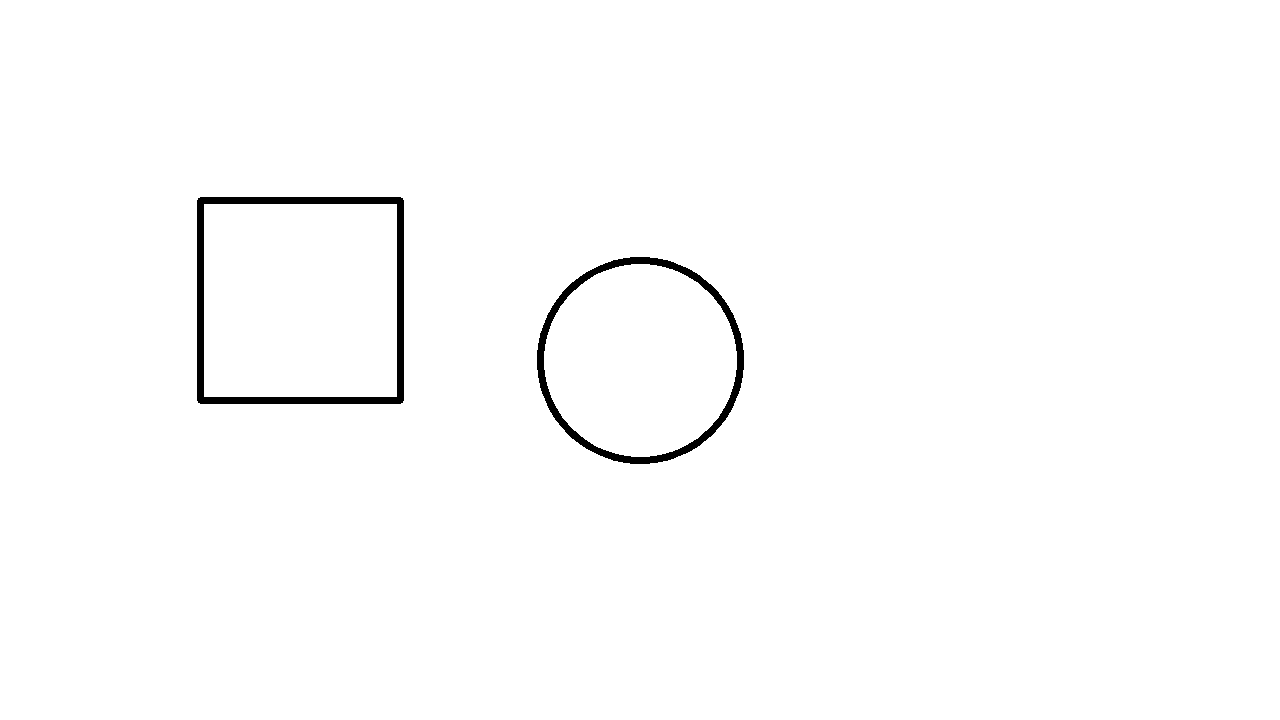
#> input picture test_app_input.png, 1280 x 720 px
$ python -i vectorize.py   (imports and definitions only)
#> lines starting #> are read from the running program, lines starting #| are printed output that depends on the picture; after the words box and inside, x2 and y2 are one past the last pixel; in counts of white or black regions, pixels touching at a corner belong together

import cv2
import numpy as np
from dataclasses import dataclass
from typing import List, Tuple, Optional

@dataclass
class Path:
    points: List[Tuple[int, int]] # List of (x, y) tuples
    is_closed: bool = False
    area: float = 0.0

class TraceEngine:
    """
    Handles conversion of raster images to vector-like paths using OpenCV.
    """

    def __init__(self, high_contrast_threshold: int = 200, min_path_len: int = 10):
        self.threshold = high_contrast_threshold
        self.min_path_len = min_path_len

    def process_image(self, image_path: str, max_dimension: int = 1920) -> List[Path]:
        """
        Loads an image, processes it, and returns a list of paths.
        """
#> called with image_path = '../test_app_input.png', max_dimension = 1920
        # Load image safely (assuming imread_safe is available or handled externally,
        # but here we use standard cv2 for the engine module, assuming valid input)
        # Note: In a real scenario, we'd pass the numpy array directly to decoupling IO.
        # For now, we load it.
        img = cv2.imread(image_path)
#> img is the input picture: shape (720, 1280, 3); 98.9% white; 2 black regions, box (x1, y1, x2, y2) and area: (197, 197, 404, 404) 5580, (537, 257, 744, 464) 4390
        if img is None:
            # Try handling non-ascii paths if needed, or raise error
            # For the engine, we stick to standard logic.
            # Ideally receive the image array, not path.
            # But adhering to the interface:
            stream = open(image_path, "rb")
            bytes_data = bytearray(stream.read())
            numpy_array = np.asarray(bytes_data, dtype=np.uint8)
            img = cv2.imdecode(numpy_array, cv2.IMREAD_UNCHANGED)
            stream.close()

        if img is None:
            raise ValueError(f"Could not load image: {image_path}")

        # Resize if necessary
        h, w = img.shape[:2]
#> h = 720; w = 1280
        if h > max_dimension or w > max_dimension:
            scale = max_dimension / max(h, w)
            new_w, new_h = int(w * scale), int(h * scale)
            img = cv2.resize(img, (new_w, new_h))

        # Convert to grayscale
        if len(img.shape) == 3:
            gray = cv2.cvtColor(img, cv2.COLOR_BGR2GRAY)
        else:
            gray = img

        # Denoise (optional but recommended for "sketch" look)
        gray = cv2.fastNlMeansDenoising(gray, None, 10, 7, 21)

        # Thresholding (Adaptive is usually better for drawings)
        # Using adaptive boolean inverted so lines are white (255) and background black (0)
        # This is standard for findContours
        thresh = cv2.adaptiveThreshold(
            gray, 255, cv2.ADAPTIVE_THRESH_GAUSSIAN_C,
            cv2.THRESH_BINARY_INV, 11, 2
        )

        # Morphological operations to close small gaps
        kernel = cv2.getStructuringElement(cv2.MORPH_RECT, (2, 2))
        thresh = cv2.morphologyEx(thresh, cv2.MORPH_CLOSE, kernel)
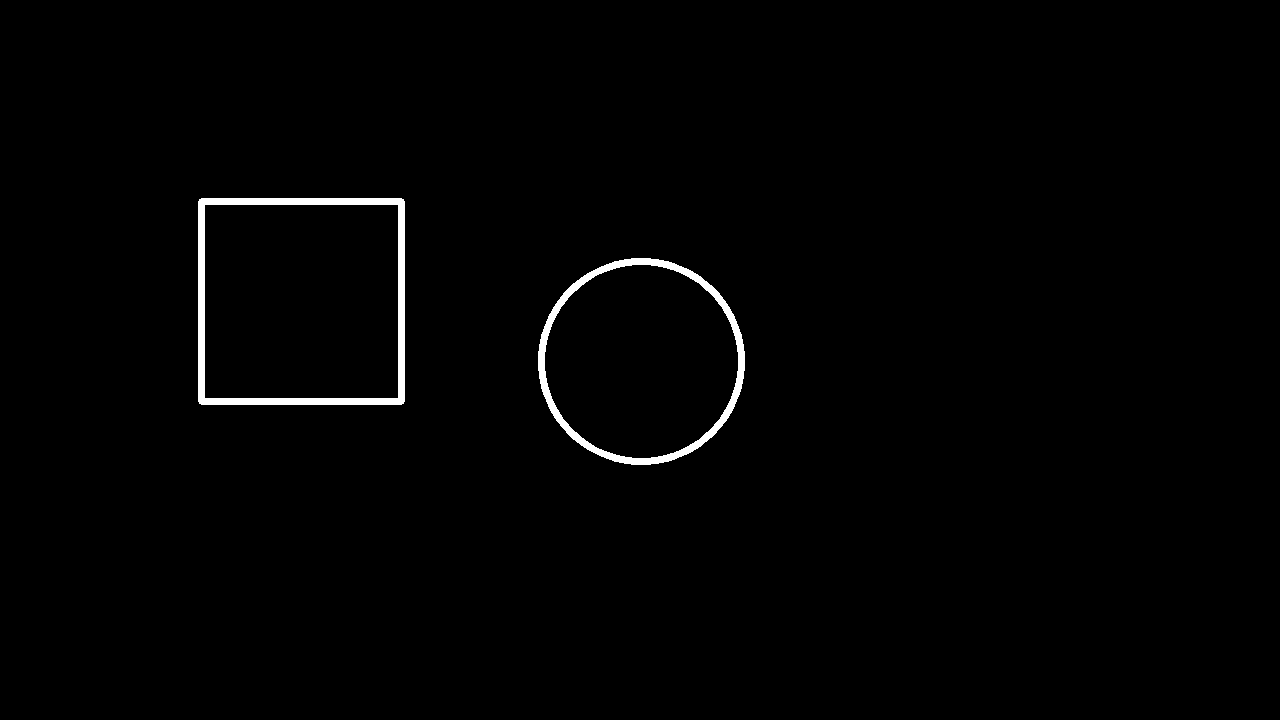
#> thresh: shape (720, 1280); 1.1% white; 2 white regions

        # Find Contours
        contours, hierarchy = cv2.findContours(
            thresh, cv2.RETR_CCOMP, cv2.CHAIN_APPROX_SIMPLE
        )
#> contours = 4 contours; box (x1, y1, x2, y2) and area: (198, 198, 405, 405) 42420, (204, 204, 399, 399) 37634, (538, 258, 745, 465) 33320, (544, 264, 739, 459) 29496

        paths = []

        if contours:
            # Determine hierarchy (optional, for now we treat all as strokes)
            # Maybe later filter by hierarchy to avoid filling holes if not desired

            for i, cnt in enumerate(contours):
                # Approximate contour to reduce points (simplify)
                epsilon = 0.001 * cv2.arcLength(cnt, True)
                approx = cv2.approxPolyDP(cnt, epsilon, True)

                # Check path length
                if cv2.arcLength(approx, True) < self.min_path_len:
                    continue

                # Convert to friendly format
                # approx has shape (N, 1, 2)
                points = [(int(pt[0][0]), int(pt[0][1])) for pt in approx]

                path = Path(
                    points=points,
                    is_closed=True, # contours are always closed in this mode
                    area=cv2.contourArea(cnt)
                )
                paths.append(path)
#> this loop made 4 passes
#> epsilon on passes 1 to 4: 0.683, 0.642, 0.819, 0.774
#> after the loop, paths = 4 items

        # Sort paths?
        # Basic heuristic: Top to bottom, left to right
        # This will be handled by the specialized Sequence module later.
        # For now, just return valid paths.

        return paths

>>> result = TraceEngine().process_image('../test_app_input.png')
#> result = 4 items

$ run again, on test_input.png
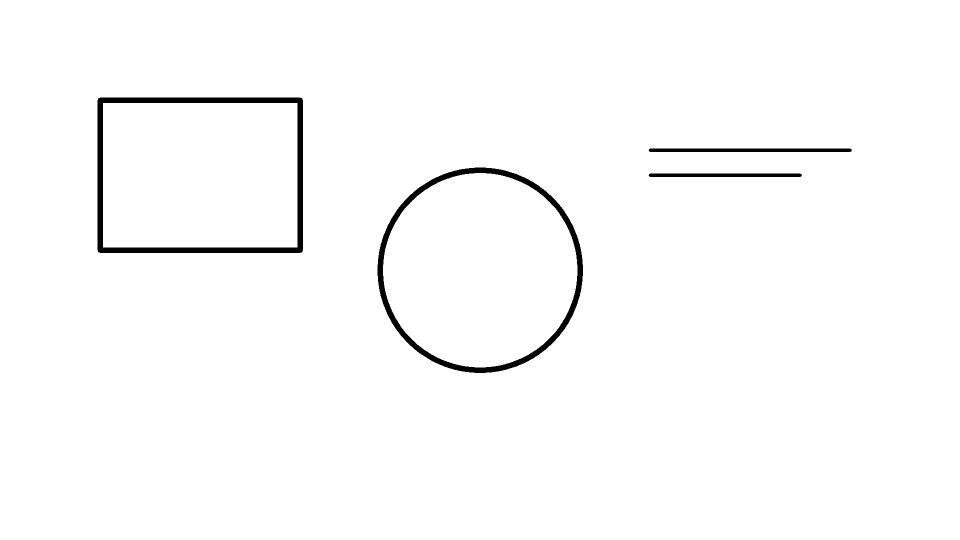
#> input picture test_input.png, 1920 x 1080 px (shown at 1/2 size)
#> in process_image, img is the input picture: shape (1080, 1920, 3); 98.4% white; 4 black regions, box (x1, y1, x2, y2) and area: (195, 195, 606, 506) 15360, (755, 335, 1166, 746) 13772, (1297, 297, 1704, 304) 2829, (1297, 347, 1604, 354) 2129
#> in process_image, `thresh = cv2.adaptiveThreshold( gray, 255, cv2.ADAPTIVE_THRESH_GAUSSIA..`:
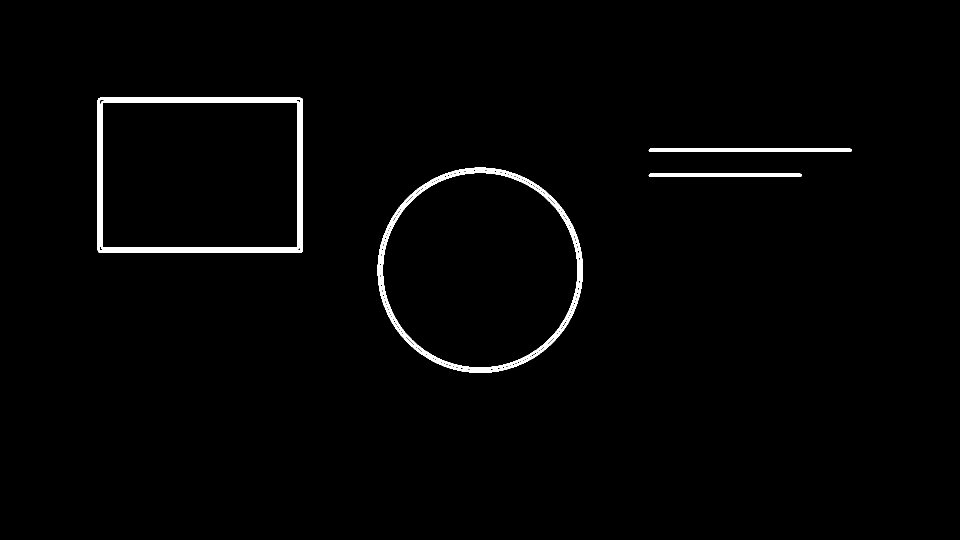
#> thresh: shape (1080, 1920) (shown at 1/2 size); 1.5% white; 5 white regions, box (x1, y1, x2, y2) and area: (755, 335, 1166, 746) 12170, (195, 195, 606, 506) 7084, (201, 201, 600, 500) 6824, (1297, 297, 1704, 304) 2829, (1297, 347, 1604, 354) 2129
#> in process_image, `thresh = cv2.morphologyEx(thresh, cv2.MORPH_CLOSE, kernel)`:
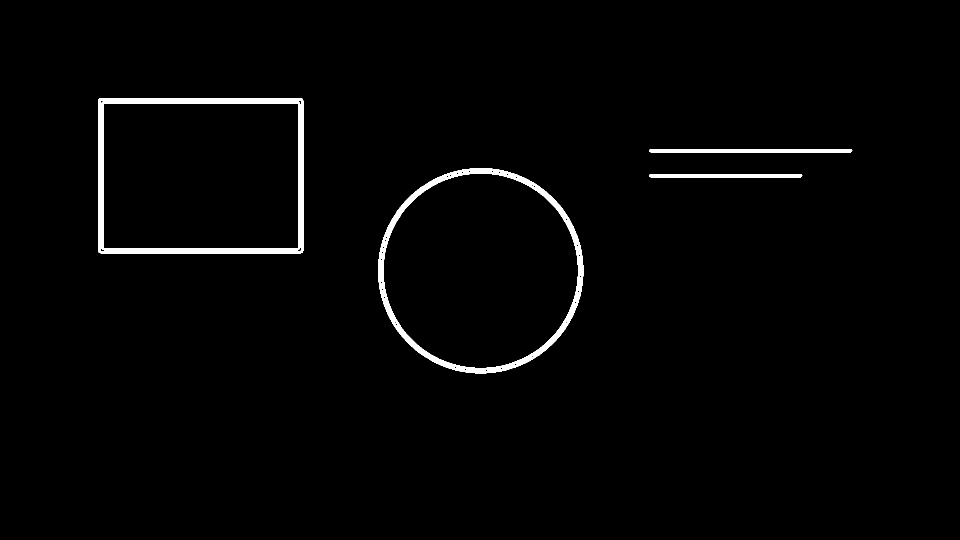
#> thresh: shape (1080, 1920) (shown at 1/2 size); 1.6% white; 4 white regions
#> contours = 110 contours, 100 with area under 20; largest, box (x1, y1, x2, y2) and area: (756, 336, 1167, 747) 131924, (196, 196, 607, 507) 127066, (766, 346, 1157, 737) 119284, (206, 206, 597, 497) 113098, (1298, 298, 1705, 305) 2420
#> the loop in process_image, `for i, cnt in enumerate(contours):` made 110 passes
#> epsilon on passes 1 to 8: 0.619, 1.36, 0.00966, 0.00966, 0.0117, 0.00966, 0.00966, 0.00966
#> after the loop in process_image, `for i, cnt in enumerate(contours):`: paths = 30 items
